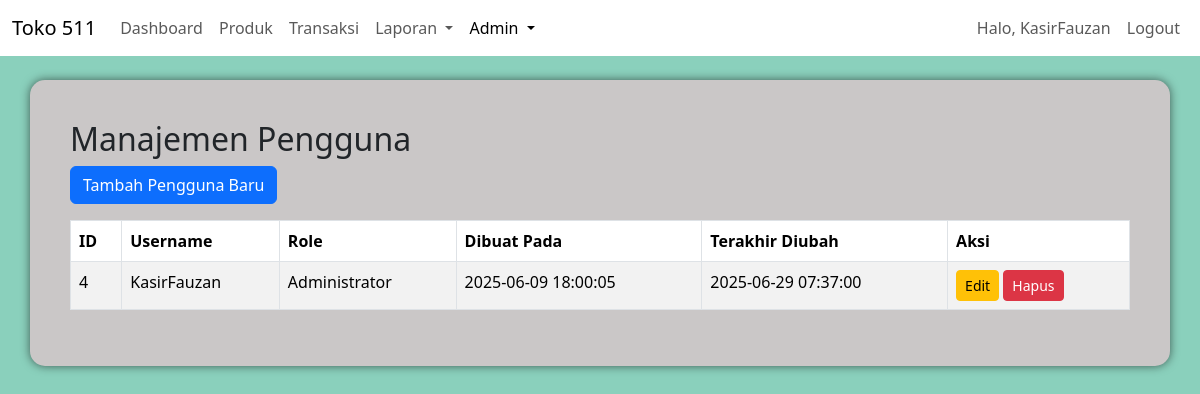
/users.php (signed in), run on the app's committed database.
### tables this page shows
CREATE TABLE `users` (
  `user_id` int(11) NOT NULL,
  `username` varchar(100) NOT NULL,
  `password` varchar(255) NOT NULL,
  `full_name` varchar(200) NOT NULL,
  `email` varchar(100) DEFAULT NULL,
  `phone_number` varchar(20) DEFAULT NULL,
  `address` text DEFAULT NULL,
  `role_id` int(11) NOT NULL,
  `is_active` tinyint(1) DEFAULT 1,
  `created_at` timestamp NOT NULL DEFAULT current_timestamp(),
  `updated_at` timestamp NOT NULL DEFAULT current_timestamp() ON UPDATE current_timestamp()
);

CREATE TABLE `roles` (
  `role_id` int(11) NOT NULL,
  `role_name` varchar(50) NOT NULL,
  `description` text DEFAULT NULL,
  `created_at` timestamp NOT NULL DEFAULT current_timestamp(),
  `updated_at` timestamp NOT NULL DEFAULT current_timestamp() ON UPDATE current_timestamp()
);

### users.php (the view, shortened to what this page needs)
<?php
require_once 'config/database.php';
$sql = "SELECT u.user_id, u.username, r.role_name, u.created_at, u.updated_at
        FROM users u
        JOIN roles r ON u.role_id = r.role_id
        ORDER BY u.username ASC";
$result = $conn->query($sql);
?>
<!DOCTYPE html>
<html lang="en">
<head>
    <link href="https://cdn.jsdelivr.net/npm/bootstrap@5.3.3/dist/css/bootstrap.min.css" rel="stylesheet">
</head>
<body>
    <nav class="navbar navbar-expand-lg navbar-light">
        <div class="container-fluid">
            <a class="navbar-brand" href="dashboard.php">Toko 511</a>
            <div class="collapse navbar-collapse" id="navbarNav">
                <ul class="navbar-nav me-auto mb-2 mb-lg-0">
                    <li class="nav-item">
                        <a class="nav-link" href="dashboard.php">Dashboard</a>
                    </li>
                    <li class="nav-item">
                        <a class="nav-link" href="products.php">Produk</a>
                    </li>
                    <li class="nav-item">
                        <a class="nav-link" href="transactions.php">Transaksi</a>
                    </li>
                    <li class="nav-item dropdown">
    <a class="nav-link dropdown-toggle" href="#" id="reportsDropdown" role="button" data-bs-toggle="dropdown" aria-expanded="false">
        Laporan
    </a>
</li>
                    <?php if (isset($_SESSION['role_id']) && $_SESSION['role_id'] == 1): ?>
                    <li class="nav-item dropdown">
                        <a class="nav-link dropdown-toggle active" aria-current="page" href="#" id="navbarDropdown" role="button" data-bs-toggle="dropdown" aria-expanded="false">
                            Admin
                        </a>
                    </li>
                    <?php endif; ?>
                </ul>
                <ul class="navbar-nav">
                    <li class="nav-item">
                        <a class="nav-link" href="#">Halo, <?php echo htmlspecialchars($_SESSION['username']); ?></a>
                    </li>
                    <li class="nav-item">
                        <a class="nav-link" href="logout.php">Logout</a>
                    </li>
                </ul>
            </div>
        </div>
    </nav>
    <div class="container mt-4">
        <h2>Manajemen Pengguna</h2>
        <a href="add_user.php" class="btn btn-primary mb-3">Tambah Pengguna Baru</a>
        <?php if ($result && $result->num_rows > 0): ?>
        <div class="table-responsive">
            <table class="table table-striped table-bordered table-hover">
                <thead>
                    <tr>
                        <th>ID</th>
                        <th>Username</th>
                        <th>Role</th>
                        <th>Dibuat Pada</th>
                        <th>Terakhir Diubah</th>
                        <th>Aksi</th>
                    </tr>
                </thead>
                <tbody>
                    <?php while($row = $result->fetch_assoc()): ?>
                    <tr>
                        <td><?php echo $row['user_id']; ?></td>
                        <td><?php echo htmlspecialchars($row['username']); ?></td>
                        <td><?php echo htmlspecialchars($row['role_name']); ?></td>
                        <td><?php echo $row['created_at']; ?></td>
                        <td><?php echo $row['updated_at']; ?></td>
                        <td>
                            <a href="edit_user.php?id=<?php echo $row['user_id']; ?>" class="btn btn-warning btn-sm">Edit</a>
                            <a href="delete_user.php?id=<?php echo $row['user_id']; ?>" class="btn btn-danger btn-sm" onclick="return confirm('Anda yakin ingin menghapus pengguna ini?');">Hapus</a>
                        </td>
                    </tr>
                    <?php endwhile; ?>
                </tbody>
            </table>
        </div>
        <?php else: ?>
        <div class="alert alert-info">Belum ada data pengguna. Silakan tambahkan pengguna baru.</div>
        <?php endif; ?>
    </div>
</body>
</html>

### users.php (style rules this page uses)
body { background-color:rgb(138, 208, 188); }
.navbar { background-color:rgb(255, 255, 255); color: white; }
.container { background-color:rgb(202, 199, 199); padding: 40px; border-radius: 15px; box-shadow: 0 0 10px rgba(11, 11, 11, 0.59); }

### data on the page
users: user_id "4", username "KasirFauzan", role.role_name "Administrator", created_at "2025-06-09 18:00:05", updated_at "2025-06-29 07:37:00"

### other printed values
$_SESSION['username'] "KasirFauzan"
